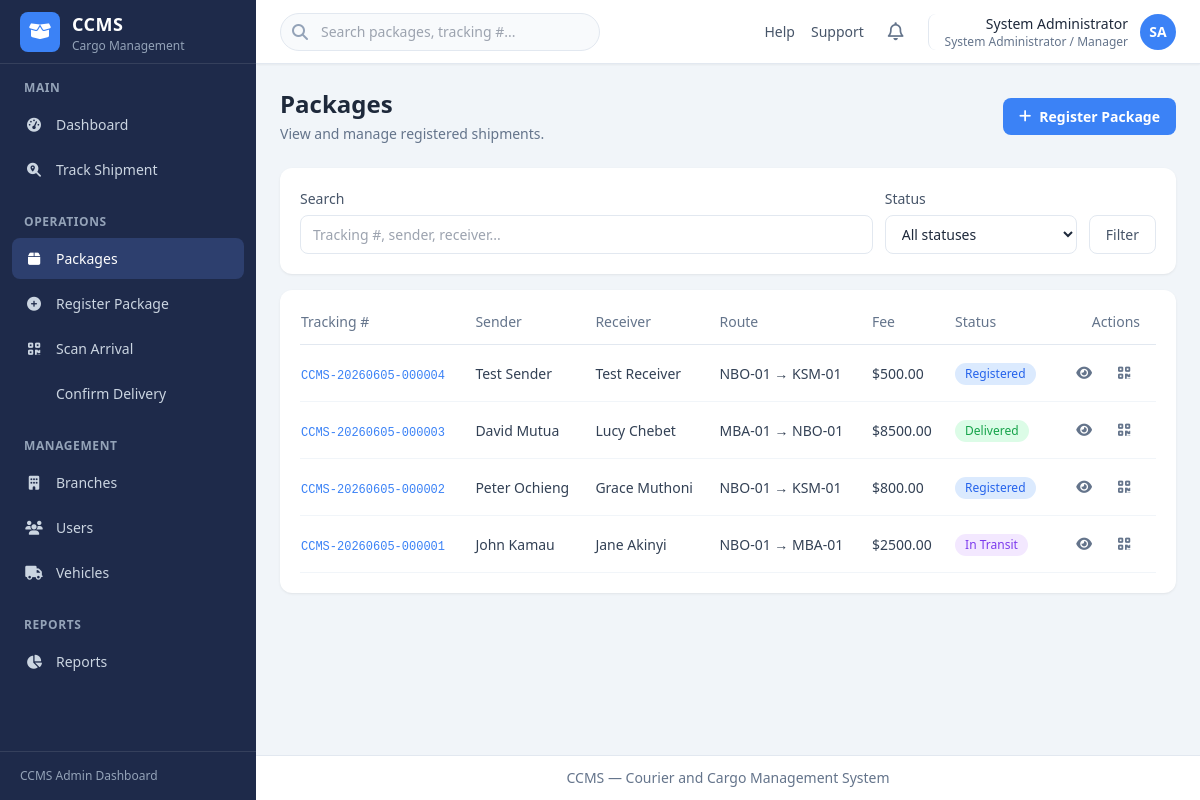
The page /packages/ (signed in) on the database as committed earlier.
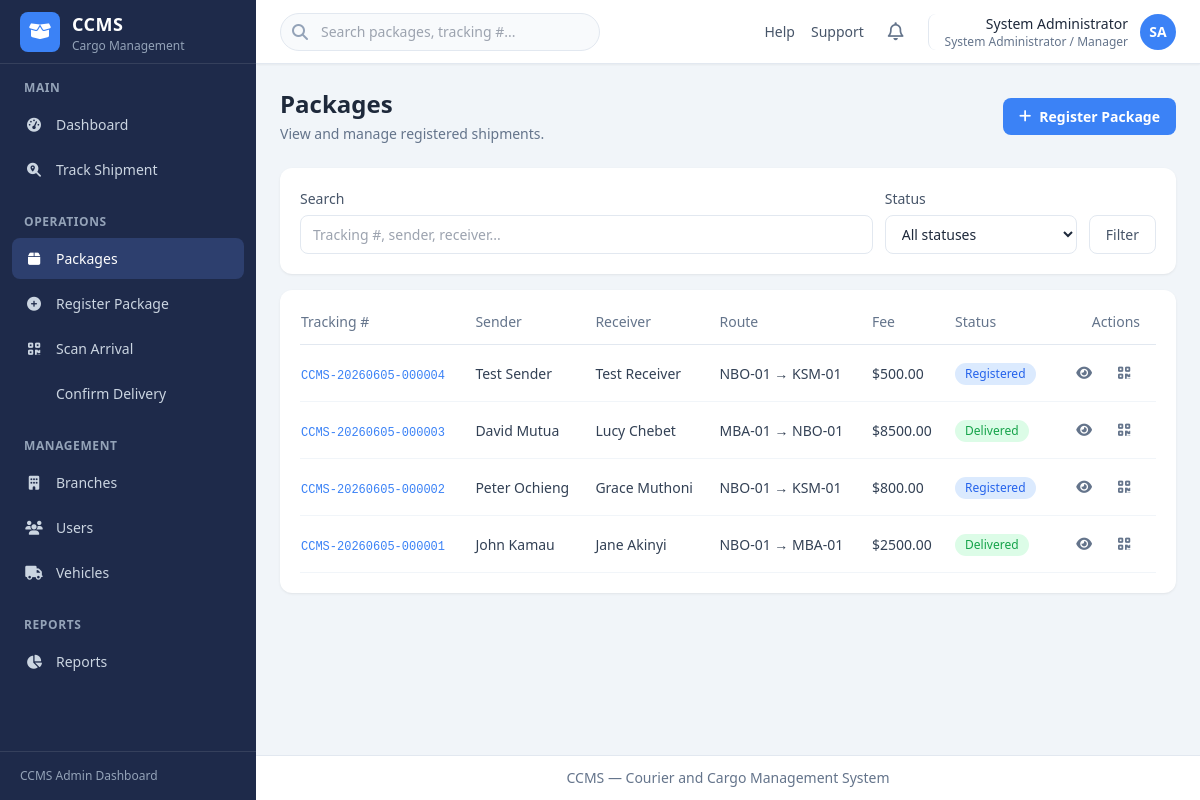
The same page on the database as committed later.
### ccms_app/models.py (models this page shows, shortened)
class Package(models.Model):
    tracking_number = models.CharField(max_length=30, unique=True, editable=False)
    sender_full_name = models.CharField(max_length=255)
    sender_id_number = models.CharField(max_length=50)
    sender_phone = models.CharField(max_length=20)
    receiver_full_name = models.CharField(max_length=255)
    receiver_id_number = models.CharField(max_length=50)
    receiver_phone = models.CharField(max_length=20)
    package_type = models.CharField(max_length=20, choices=PackageType.choices)
    description = models.TextField(blank=True)
    quantity = models.PositiveIntegerField(default=1)
    weight = models.DecimalField(max_digits=10, decimal_places=2)
    origin_branch = models.ForeignKey(
        Branch,
        on_delete=models.PROTECT,
        related_name='outgoing_packages',
    )
    destination_branch = models.ForeignKey(
        Branch,
        on_delete=models.PROTECT,
        related_name='incoming_packages',
    )
    assigned_vehicle = models.ForeignKey(
        Vehicle,
        on_delete=models.SET_NULL,
        null=True,
        blank=True,
        related_name='shipments',
    )
    transport_fee = models.DecimalField(max_digits=12, decimal_places=2)
    status = models.CharField(
        max_length=30,
        choices=PackageStatus.choices,
        default=PackageStatus.REGISTERED,
    )
    registered_by = models.ForeignKey(
        settings.AUTH_USER_MODEL,
        on_delete=models.PROTECT,
        related_name='registered_packages',
    )
    registered_at = models.DateTimeField(auto_now_add=True)
    received_by = models.ForeignKey(
        settings.AUTH_USER_MODEL,
        on_delete=models.SET_NULL,
        null=True,
        blank=True,
        related_name='received_packages',
    )
    received_at_branch = models.ForeignKey(
        Branch,
        on_delete=models.SET_NULL,
        null=True,
        blank=True,
        related_name='received_packages',
    )
    arrived_at = models.DateTimeField(null=True, blank=True)
    delivered_by = models.ForeignKey(
        settings.AUTH_USER_MODEL,
        on_delete=models.SET_NULL,
        null=True,
        blank=True,
        related_name='delivered_packages',
    )
    delivered_at = models.DateTimeField(null=True, blank=True)
    delivery_receiver_id_number = models.CharField(max_length=50, blank=True)
    created_at = models.DateTimeField(auto_now_add=True)
    updated_at = models.DateTimeField(auto_now=True)
    class Meta:
        ordering = ['-registered_at']
    @property
    def status_label(self):
        return self.get_status_display()
    @property
    def status_css_class(self):
        mapping = {
            PackageStatus.REGISTERED: 'registered',
            PackageStatus.READY_FOR_DISPATCH: 'ready',
            PackageStatus.IN_TRANSIT: 'in-transit',
            PackageStatus.ARRIVED: 'arrived',
            PackageStatus.READY_FOR_PICKUP: 'ready',
            PackageStatus.DELIVERED: 'delivered',
            PackageStatus.CANCELLED: 'cancelled',
        }
        return mapping.get(self.status, 'registered')

class Branch(models.Model):
    name = models.CharField(max_length=255)
    code = models.CharField(max_length=20, unique=True)
    location = models.CharField(max_length=255)
    contact_number = models.CharField(max_length=20)
    is_active = models.BooleanField(default=True)
    created_at = models.DateTimeField(auto_now_add=True)
    updated_at = models.DateTimeField(auto_now=True)
    class Meta:
        ordering = ['name']
        verbose_name_plural = 'branches'

### ccms_app/views_packages.py (the view, shortened to what this page needs)
# urls.py: path('packages/', views_packages.package_list, name='package_list'),
@login_required
def package_list(request):
    query = request.GET.get('q', '').strip()
    status = request.GET.get('status', '')
    packages = packages_for_user(request.user)
    if status:
        packages = packages.filter(status=status)
    return render(request, 'ccms_app/packages/list.html', {
        'active_nav': 'packages',
        'packages': packages,
        'query': query,
        'status_filter': status,
    })

### account/models.py (called while the page is built)
    @property
    def is_admin_manager(self):
        return self.role == UserRole.ADMIN_MANAGER

    @property
    def is_branch_officer(self):
        return self.role == UserRole.BRANCH_OFFICER

    @property
    def role_label(self):
        return self.get_role_display()

    def get_initials(self):
        parts = self.full_name.strip().split()
        if len(parts) >= 2:
            return (parts[0][0] + parts[-1][0]).upper()
        if parts:
            return parts[0][0].upper()
        return self.username[:1].upper()

### ccms_app/services.py (called while the page is built)
def packages_for_user(user):
    qs = Package.objects.select_related(
        'origin_branch', 'destination_branch', 'registered_by', 'assigned_vehicle',
    )
    if user.is_branch_officer and user.branch_id:
        return qs.filter(
            Q(origin_branch=user.branch) | Q(destination_branch=user.branch)
        )
    return qs

### templates/ccms_app/packages/list.html (shortened to what this page needs)
{% extends "base.html" %}
{% block page_header %}
<div class="mb-6 flex flex-col gap-4 sm:flex-row sm:items-center sm:justify-between">
    <div>
        <h1 class="text-2xl font-bold text-slate-800">Packages</h1>
        <p class="mt-1 text-sm text-slate-500">View and manage registered shipments.</p>
    </div>
    <a href="{% url 'ccms_app:package_register' %}" class="btn-primary">
        <i class="fa-solid fa-plus"></i> Register Package
    </a>
</div>
{% endblock %}
{% block content %}
<div class="dashboard-card mb-4">
    <form method="get" class="flex flex-col gap-3 sm:flex-row sm:items-end">
        <div class="flex-1">
            <label class="form-label">Search</label>
            <input type="search" name="q" value="{{ query }}" placeholder="Tracking #, sender, receiver..."
                   class="form-input">
        </div>
        <div class="w-full sm:w-48">
            <label class="form-label">Status</label>
            <select name="status" class="form-input">
                <option value="">All statuses</option>
            </select>
        </div>
        <button type="submit" class="btn-secondary">Filter</button>
    </form>
</div>
<div class="dashboard-card overflow-x-auto">
    <table class="data-table">
        <thead>
            <tr>
                <th>Tracking #</th>
                <th>Sender</th>
                <th>Receiver</th>
                <th>Route</th>
                <th>Fee</th>
                <th>Status</th>
                <th class="text-right">Actions</th>
            </tr>
        </thead>
        <tbody>
            {% for package in packages %}
            <tr>
                <td>
                    <a href="{% url 'ccms_app:package_detail' package.pk %}" class="font-mono text-xs font-medium text-brand hover:underline">
                        {{ package.tracking_number }}
                    </a>
                </td>
                <td>{{ package.sender_full_name }}</td>
                <td>{{ package.receiver_full_name }}</td>
                <td>{{ package.origin_branch.code }} &rarr; {{ package.destination_branch.code }}</td>
                <td>${{ package.transport_fee }}</td>
                <td><span class="status-badge status-{{ package.status_css_class }}">{{ package.status_label }}</span></td>
                <td class="text-right">
                    <div class="flex items-center justify-end gap-2">
                        <a href="{% url 'ccms_app:package_detail' package.pk %}" class="btn-icon" title="View">
                            <i class="fa-solid fa-eye"></i>
                        </a>
                        <a href="{% url 'ccms_app:package_qr' package.pk %}" class="btn-icon" title="Print QR">
                            <i class="fa-solid fa-qrcode"></i>
                        </a>
                    </div>
                </td>
            </tr>
            {% empty %}
            <tr>
                <td colspan="7" class="py-8 text-center text-slate-400">No packages found.</td>
            </tr>
            {% endfor %}
        </tbody>
    </table>
</div>
{% endblock %}

Rows that differ between the two databases and show on the page:
changed Package "John Kamau": status "in_transit" → "delivered" (drawn); status_label "In Transit" → "Delivered"
